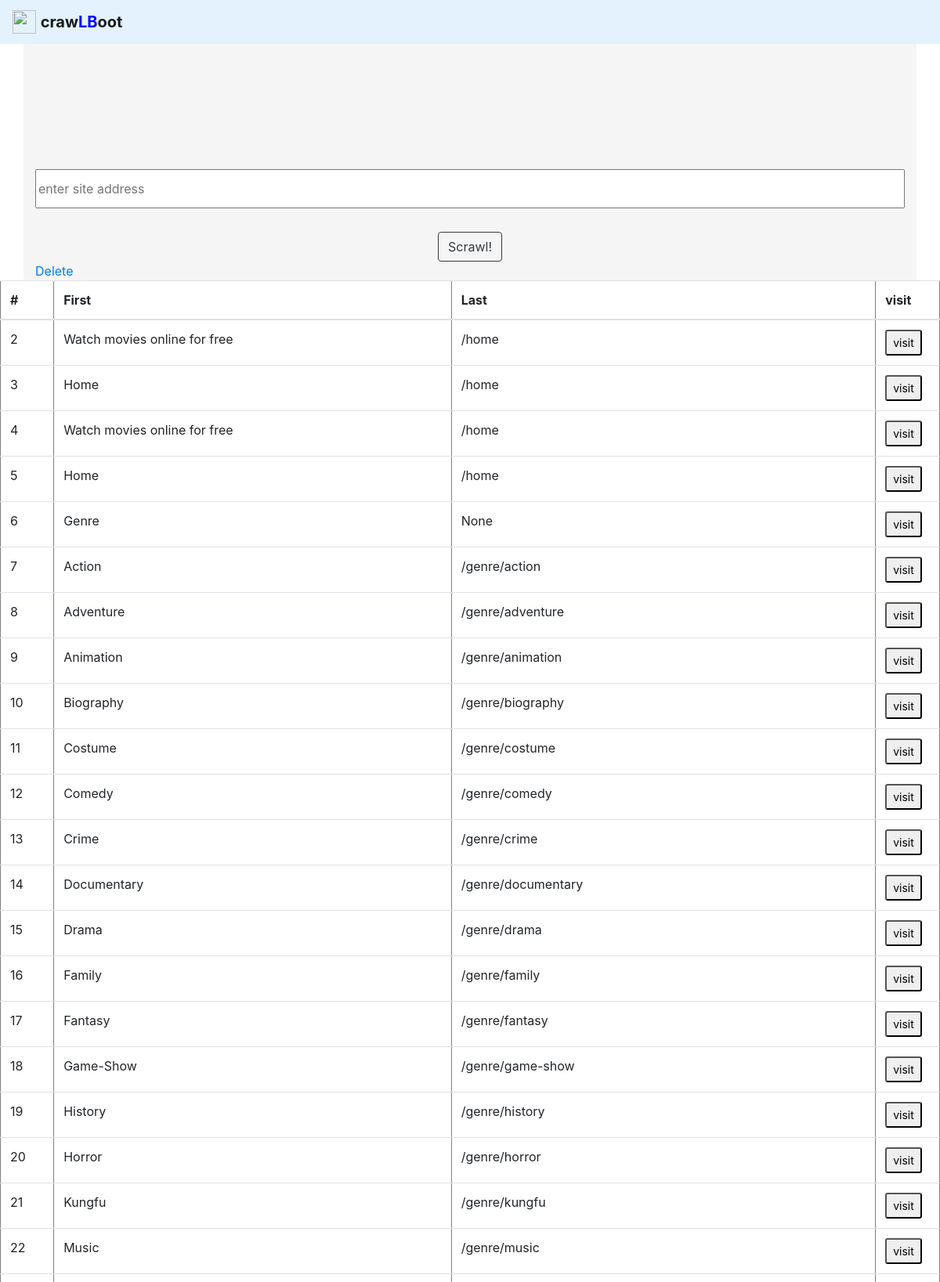
The page / (upper part) on the database its author committed.
### crawl/models.py (models this page shows, shortened)
class Scrawler(models.Model):
    webUrl = models.CharField(max_length=1000, blank=True, null=True)
    name = models.CharField(max_length=1000, blank=True, null=True)

### crawl/views.py (the view)
# urls.py: path('', scrape, name='scrape'),
def scrape(request):
    if request.method == 'POST':
        site = request.POST.get('site', '')
        page = requests.get(site)
        soup = BeautifulSoup(page.text, 'html.parser')
        for link in soup.find_all('a'):
            link_address = link.get('href')
            link_text = link.string
            if link_text == None:
                link_text = "None"
            Scrawler.objects.create(webUrl=link_address, name=link_text)
        return HttpResponseRedirect('/')
    else:
        data = Scrawler.objects.all()[:100]
        linkCount = Scrawler.objects.all().count()
        return render(request, 'crawl.html', {'data': data, 'linkCount':linkCount})

### crawl/templates/crawl.html (shortened to what this page needs)
<!DOCTYPE html>
{% load static %}
<html lang="en">
<head>
    <link rel="stylesheet" href="https://stackpath.bootstrapcdn.com/bootstrap/4.5.0/css/bootstrap.min.css">
</head>
<body>
<nav class="navbar navbar-light " style="background-color: #e3f2fd;">
    <a class="navbar-brand" href="#">
      <img src="" width="30" height="30" class="d-inline-block align-top" alt="" loading="lazy">
      <strong>craw</strong><strong style="color: blue;">L</strong><strong style="color: blue;">B</strong><strong>oot</strong>
    </a>
  </nav>
    <div style="padding-top:5%"  class="container search ">
        <form method="POST">
            <input type="text" name="site" id="site" placeholder="enter site address">
            <div class="mx-auto text-center">
              <button id="button" name="button" type="submit" class="btn btn-outline-dark">Scrawl!</button>
          </div>
            <a href="/delete">Delete</a>
        </form>
    </div>
{% if data %}
<table  class="table table-hover " style="padding:20px" border="1">
  <thead>
    <tr>
      <th scope="col">#</th>
      <th scope="col">First</th>
      <th scope="col">Last</th>
      <th scope="col">visit</th>
    </tr>
  </thead>
  <tbody>
  {% for link in data %}
    <tr>
      <td></td>
      <td>{{ link.name }}</td>
      <td>{{ link.webUrl }}</td>
      <td><a href="{{link.webUrl}}"><button class="btn-sm btn-outline-secondery">visit</button> </a></td>
    </tr>
    {% endfor %}
  </tbody>
</table>
{% endif %}
</body>
</html>

### crawl/templates/crawl.html (style rules this page uses)
table { counter-reset: rowNumber; }
table tr { counter-increment: rowNumber; }
table tr td:first-child::before { content: counter(rowNumber); min-width: 1em; margin-right: 0.5em; }
.search { background-color: whitesmoke; }
.search input[type=text] { width: 100%; height: 50px; margin-top: 100px; margin-bottom: 30px; }

### rows shown on the page
Scrawler: name "Watch movies online for free", webUrl "/home"
Scrawler: name "Home", webUrl "/home"
Scrawler: name "Watch movies online for free", webUrl "/home"
Scrawler: name "Home", webUrl "/home"
Scrawler: name "Genre", webUrl "None"
Scrawler: name "Action", webUrl "/genre/action"
Scrawler: name "Adventure", webUrl "/genre/adventure"
Scrawler: name "Animation", webUrl "/genre/animation"
Scrawler: name "Biography", webUrl "/genre/biography"
Scrawler: name "Costume", webUrl "/genre/costume"
Scrawler: name "Comedy", webUrl "/genre/comedy"
Scrawler: name "Crime", webUrl "/genre/crime"
Scrawler: name "Documentary", webUrl "/genre/documentary"
Scrawler: name "Drama", webUrl "/genre/drama"
Scrawler: name "Family", webUrl "/genre/family"
Scrawler: name "Fantasy", webUrl "/genre/fantasy"
Scrawler: name "Game-Show", webUrl "/genre/game-show"
Scrawler: name "History", webUrl "/genre/history"
Scrawler: name "Horror", webUrl "/genre/horror"
Scrawler: name "Kungfu", webUrl "/genre/kungfu"
Scrawler: name "Music", webUrl "/genre/music"
